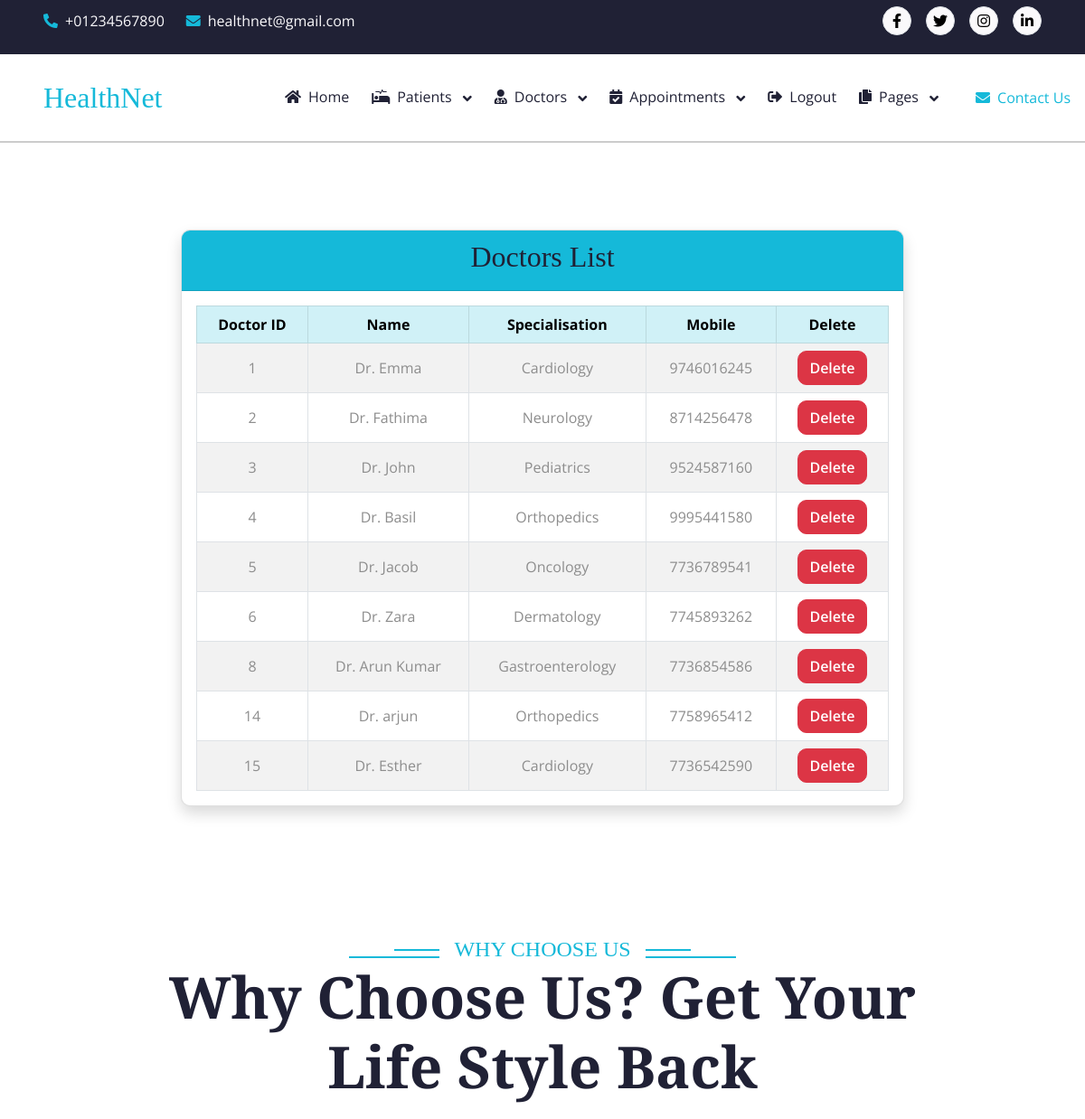
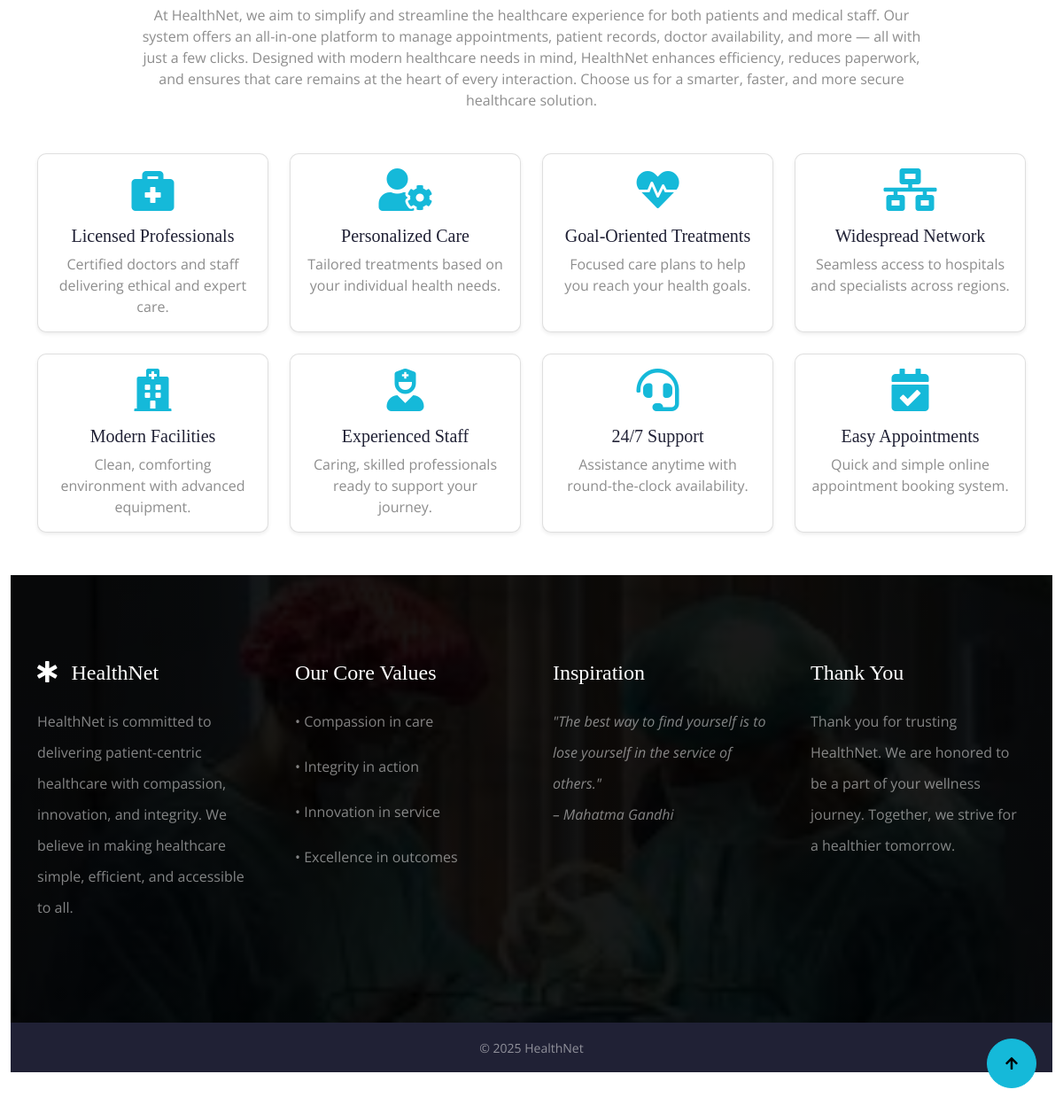
Screenshot of /hospital/view_doctor (signed in) with the database file from the repository (2 pictures, top to bottom).
### hospital/models.py (models this page shows, shortened)
class Doctor(models.Model):
    name=models.CharField(max_length=20)
    speciality = models.ForeignKey(Speciality, on_delete=models.CASCADE)
    mobile = models.BigIntegerField(unique=True)

class Speciality(models.Model):
    name = models.CharField(max_length=100, unique=True)
    description = models.TextField(blank=True, null=True)
    image = models.ImageField(upload_to='media/images', blank=True, null=True)
    def __str__(self):
        return self.name

### hospital/views.py (the view)
# urls.py: path('view_doctor', views.view_doctor, name='view_doctor'),
def view_doctor(request):
    if not request.user.is_staff:
        return redirect('login_view')
    doc=Doctor.objects.all()
    d={'doc':doc}
    return render(request,'view_doctor.html',d)

### templates/view_doctor.html (shortened to what this page needs)
{% extends 'base.html' %}
{% block content %}
<div class="container py-5 mt-5 d-flex justify-content-center" style="margin-top: 90px;">
    <div class="card shadow" style="width: 100%; max-width: 800px;">
        <div class="card-header text-center" style="background-color: var(--bs-primary); color: white; padding: 10px;">
            <h2>Doctors List</h2>
        </div>
        <div class="card-body">
            {% if doc %}
                <div class="table-responsive">
                    <table id="doctorTable" class="table table-bordered table-striped text-center align-middle" style="width: 100%; margin: 0 auto;">
                        <thead class="table-primary">
                            <tr>
                                <th>Doctor ID</th>
                                <th>Name</th>
                                <th>Specialisation</th>
                                <th>Mobile</th>
                                <th>Delete</th>
                            </tr>
                        </thead>
                        <tbody>
                            {% for doctor in doc %}
                            <tr>
                                <td>{{ doctor.id }}</td>
                                <td>Dr. {{ doctor.name }}</td>
                                <td>{{ doctor.speciality }}</td>
                                <td>{{ doctor.mobile }}</td>
                                <td>
                                     <a href="{% url 'hospital:delete_doctor' doctor.id %}" class="btn btn-danger" onclick="return confirm('Do you really want to delete this doctor?');">Delete</a>
                                 </td>
                            </tr>
                            {% endfor %}
                        </tbody>
                    </table>
                </div>
            {% else %}
                <p class="text-muted text-center mb-0">No doctors found.</p>
            {% endif %}
        </div>
    </div>
</div>
{% endblock %}

### templates/base.html (shortened to what this page needs)
<!DOCTYPE html>
{% load static %}
<html lang="en">
<head>
    <link rel="stylesheet" href="https://use.fontawesome.com/releases/v5.15.4/css/all.css" />
    <link href="https://cdn.jsdelivr.net/npm/bootstrap-icons@1.4.1/font/bootstrap-icons.css" rel="stylesheet">
    <link href="{% static 'lib/animate/animate.min.css' %}" rel="stylesheet">
    <link href="{% static 'lib/owlcarousel/assets/owl.carousel.min.css' %}" rel="stylesheet">
    <link href="{% static 'css/bootstrap.min.css' %}" rel="stylesheet">
    <link href="{% static 'css/style.css' %}" rel="stylesheet">
</head>
<body>
    <div class="sticky-top">
       <div class="container-fluid bg-dark px-5" style="height: 60px; position: relative; z-index: 1031;">
            <div class="row gx-0 align-items-center" style="height: 45px;">
                <div class="col-lg-8 text-center text-lg-start mb-lg-0">
                    <div class="d-flex flex-wrap">
                        <a href="#" class="text-light me-4">
                            <i class="fas fa-phone-alt text-primary me-2"></i>+01234567890
                        </a>
                        <a href="#" class="text-light me-0">
                            <i class="fas fa-envelope text-primary me-2"></i>healthnet@gmail.com
                        </a>
                    </div>
                </div>
                <div class="col-lg-4 text-center text-lg-end">
                    <div class="d-flex align-items-center justify-content-end">
                        <a href="#" class="btn btn-light btn-square border rounded-circle nav-fill me-3"><i class="fab fa-facebook-f"></i></a>
                        <a href="#" class="btn btn-light btn-square border rounded-circle nav-fill me-3"><i class="fab fa-twitter"></i></a>
                        <a href="#" class="btn btn-light btn-square border rounded-circle nav-fill me-3"><i class="fab fa-instagram"></i></a>
                        <a href="#" class="btn btn-light btn-square border rounded-circle nav-fill me-0"><i class="fab fa-linkedin-in"></i></a>
                    </div>
                </div>
            </div>
        </div>
        <nav class="navbar navbar-expand-lg bg-white navbar-light p-0" style="border-bottom: 2px solid #ccc; position: relative; z-index: 1032;">
    <a href="{% url 'home' %}" class="navbar-brand d-flex align-items-center px-4 px-lg-5">
        <h2 class="m-0 text-primary">HealthNet</h2>
    </a>
    <div class="collapse navbar-collapse" id="navbarCollapse">
        <div class="navbar-nav ms-auto py-0">
            <a href="{% url 'home' %}" class="nav-item nav-link">
                <i class="fas fa-home me-2"></i>Home
            </a>
            {% if request.user.is_authenticated %}
                {% if request.user.is_staff %}
                    <div class="nav-item dropdown">
                        <a href="#" class="nav-link dropdown-toggle" data-bs-toggle="dropdown">
                            <i class="fas fa-procedures me-2"></i>Patients
                        </a>
                    </div>
                    <div class="nav-item dropdown">
                        <a href="#" class="nav-link dropdown-toggle" data-bs-toggle="dropdown">
                            <i class="fas fa-user-md me-2"></i>Doctors
                        </a>
                    </div>
                    <div class="nav-item dropdown">
                        <a href="#" class="nav-link dropdown-toggle" data-bs-toggle="dropdown">
                            <i class="fas fa-calendar-check me-2"></i>Appointments
                        </a>
                    </div>
                {% endif %}
                <a href="{% url 'logout_view' %}" class="nav-item nav-link">
                    <i class="fas fa-sign-out-alt me-2"></i>Logout
                </a>
             {% if request.user.is_authenticated %}
    <div class="nav-item dropdown">
        <a href="#" class="nav-link dropdown-toggle" data-bs-toggle="dropdown">
            <i class="fas fa-copy me-2"></i>Pages
        </a>
    </div>
{% endif %}
        </div>
    </div>
            {% endif %}
            <a href="{% url 'hospital:contact' %}" class="nav-item nav-link">
                <i class="fas fa-envelope me-2"></i>Contact Us
            </a>
        </div>
    <div class="container-fluid">
        {% block content %}
        {% endblock %}
    </div>
<div class="container-fluid feature py-5">
    <div class="container py-5">
        <div class="section-title mb-5 wow fadeInUp" data-wow-delay="0.1s">
            <div class="sub-style">
                <h4 class="sub-title px-3 mb-0">Why Choose Us</h4>
            </div>
            <h1 class="display-3 mb-4">Why Choose Us? Get Your Life Style Back</h1>
            <p class="mb-0">
                At HealthNet, we aim to simplify and streamline the healthcare experience for both patients and medical staff. Our system offers an all-in-one platform to manage appointments, patient records, doctor availability, and more — all with just a few clicks. Designed with modern healthcare needs in mind, HealthNet enhances efficiency, reduces paperwork, and ensures that care remains at the heart of every interaction. Choose us for a smarter, faster, and more secure healthcare solution.
            </p>
        </div>
        <div class="row row-cols-1 row-cols-md-2 row-cols-lg-4 g-4">
  <div class="col">
    <div class="card h-100 shadow-sm">
      <div class="card-body text-center">
        <i class="fas fa-briefcase-medical fa-3x text-primary mb-3"></i>
        <h5 class="card-title">Licensed Professionals</h5>
        <p class="card-text">Certified doctors and staff delivering ethical and expert care.</p>
      </div>
    </div>
  </div>
  <div class="col">
    <div class="card h-100 shadow-sm">
      <div class="card-body text-center">
        <i class="fas fa-user-cog fa-3x text-primary mb-3"></i>
        <h5 class="card-title">Personalized Care</h5>
        <p class="card-text">Tailored treatments based on your individual health needs.</p>
      </div>
    </div>
  </div>
  <div class="col">
    <div class="card h-100 shadow-sm">
      <div class="card-body text-center">
        <i class="fas fa-heartbeat fa-3x text-primary mb-3"></i>
        <h5 class="card-title">Goal-Oriented Treatments</h5>
        <p class="card-text">Focused care plans to help you reach your health goals.</p>
      </div>
    </div>
  </div>
  <div class="col">
    <div class="card h-100 shadow-sm">
      <div class="card-body text-center">
        <i class="fas fa-network-wired fa-3x text-primary mb-3"></i>
        <h5 class="card-title">Widespread Network</h5>
        <p class="card-text">Seamless access to hospitals and specialists across regions.</p>
      </div>
    </div>
  </div>
  <div class="col">
    <div class="card h-100 shadow-sm">
      <div class="card-body text-center">
        <i class="fas fa-hospital fa-3x text-primary mb-3"></i>
        <h5 class="card-title">Modern Facilities</h5>
        <p class="card-text">Clean, comforting environment with advanced equipment.</p>
      </div>
    </div>
  </div>
  <div class="col">
    <div class="card h-100 shadow-sm">
      <div class="card-body text-center">
        <i class="fas fa-user-nurse fa-3x text-primary mb-3"></i>
        <h5 class="card-title">Experienced Staff</h5>
        <p class="card-text">Caring, skilled professionals ready to support your journey.</p>
      </div>
    </div>
  </div>
  <div class="col">
    <div class="card h-100 shadow-sm">
      <div class="card-body text-center">
        <i class="fas fa-headset fa-3x text-primary mb-3"></i>
        <h5 class="card-title">24/7 Support</h5>
        <p class="card-text">Assistance anytime with round-the-clock availability.</p>
      </div>
    </div>
  </div>
  <div class="col">
    <div class="card h-100 shadow-sm">
      <div class="card-body text-center">
        <i class="fas fa-calendar-check fa-3x text-primary mb-3"></i>
        <h5 class="card-title">Easy Appointments</h5>
        <p class="card-text">Quick and simple online appointment booking system.</p>
      </div>
    </div>
  </div>
        </div>
    </div>
<div class="container-fluid footer py-5 wow fadeIn" data-wow-delay="0.2s">
    <div class="container py-5">
        <div class="row g-5">
            <div class="col-md-6 col-lg-6 col-xl-3">
                <div class="footer-item d-flex flex-column">
                    <h4 class="text-white mb-4"><i class="fas fa-star-of-life me-3"></i>HealthNet</h4>
                    <p class="text-white-50">
                        HealthNet is committed to delivering patient-centric healthcare with compassion, innovation, and integrity. We believe in making healthcare simple, efficient, and accessible to all.
                    </p>
                </div>
            </div>
            <div class="col-md-6 col-lg-6 col-xl-3">
                <div class="footer-item d-flex flex-column">
                    <h4 class="mb-4 text-white">Our Core Values</h4>
                    <p class="text-white-50">• Compassion in care</p>
                    <p class="text-white-50">• Integrity in action</p>
                    <p class="text-white-50">• Innovation in service</p>
                    <p class="text-white-50">• Excellence in outcomes</p>
                </div>
            </div>
            <div class="col-md-6 col-lg-6 col-xl-3">
                <div class="footer-item d-flex flex-column">
                    <h4 class="mb-4 text-white">Inspiration</h4>
                    <p class="text-white-50 fst-italic">
                        "The best way to find yourself is to lose yourself in the service of others." <br> – Mahatma Gandhi
                    </p>
                </div>
            </div>
            <div class="col-md-6 col-lg-6 col-xl-3">
                <div class="footer-item d-flex flex-column">
                    <h4 class="mb-4 text-white">Thank You</h4>
                    <p class="text-white-50">
                        Thank you for trusting HealthNet. We are honored to be a part of your wellness journey. Together, we strive for a healthier tomorrow.
                    </p>
                </div>
            </div>
        </div>
    </div>
</div>
<div class="container-fluid copyright py-3 bg-dark">
    <div class="container text-center">
        <small class="text-white-50">
            © 2025 HealthNet
        </small>
    </div>
</div>
                    </div>
        <a href="#" class="btn btn-primary btn-lg-square back-to-top"><i class="fa fa-arrow-up"></i></a>
</body>
</html>

### static/css/style.css (style rules this page uses)
.back-to-top { position: fixed; right: 30px; bottom: 30px; display: flex; width: 45px; height: 45px; align-items: center; justify-content: center; transition: 0.5s; z-index: 99; }
.btn { font-weight: 600; transition: .5s; }
.btn-square { width: 32px; height: 32px; }
.btn-lg-square { width: 56px; height: 56px; }
.btn-square, .btn-sm-square, .btn-md-square, .btn-lg-square { padding: 0; display: flex; align-items: center; justify-content: center; font-weight: normal; border-radius: 50%; }
.btn.btn-primary { box-shadow: inset 0 0 0 0 var(--bs-primary); }
.btn.btn-light { box-shadow: inset 0 0 0 0 var(--bs-primary); }
.section-title { max-width: 900px; text-align: center; margin: 0 auto; }
.section-title .sub-style { position: relative; display: inline-block; text-transform: uppercase; color: var(--bs-primary); }
.section-title .sub-style::before { content: ""; width: 100px; position: absolute; top: 50%; left: 0; transform: translateY(-50%); margin-top: 8px; margin-left: -100px; border: 1px solid var(--bs-primary) !important; }
.section-title .sub-style::after { content: ""; width: 50px; position: absolute; top: 50%; left: 0; transform: translateY(-50%); margin-bottom: 5px; margin-left: -50px; border: 1px solid var(--bs-primary) !important; }
.sub-title { position: relative; display: inline-block; text-transform: uppercase; color: var(--bs-primary); }
.sub-title::before { content: ""; width: 100px; position: absolute; top: 50%; right: 0; transform: translateY(-50%); margin-top: 8px; margin-right: -100px; border: 1px solid var(--bs-primary) !important; }
.sub-title::after { content: ""; width: 50px; position: absolute; top: 50%; right: 0; transform: translateY(-50%); margin-bottom: 8px; margin-right: -50px; border: 1px solid var(--bs-primary) !important; }
.navbar-light .navbar-nav .nav-link { font-family: 'Open Sans', sans-serif; position: relative; margin-right: 25px; padding: 35px 0; color: var(--bs-dark) !important; font-size: 16px; font-weight: 400; outline: none; transition: .5s; }
.navbar .dropdown-toggle::after { border: none; content: "\f107"; font-family: "Font Awesome 5 Free"; font-weight: 600; vertical-align: middle; margin-left: 8px; }
@media (min-width: 992px) { .navbar-light { position: absolute; width: 100%; top: 0; left: 0; border-bottom: 1px solid rgba(255, 255, 255, .1); z-index: 999; } }
@media (min-width: 992px) { .navbar-light .navbar-nav .nav-link::before { position: absolute; content: ""; width: 0; height: 2px; bottom: -1px; left: 50%; background: var(--bs-primary); transition: .5s; } }
.footer { background: linear-gradient(rgba(0, 0, 0, 0.9), rgba(0, 0, 0, 0.9)), url(../img/imagesss.jpg); background-position: center center; background-repeat: no-repeat; background-size: cover; }
.footer .footer-item p { line-height: 35px; }
.copyright { background: var(--bs-dark) !important; }

### templates/base.html (style rules this page uses)
body { padding-top: 0; }

### templates/view_doctor.html (style rules this page uses)
#doctorTable { width: 100%; margin: 0 auto; }

### rows the page displays
Doctor: id "1", name "Emma", speciality "Cardiology", mobile "9746016245"
Doctor: id "2", name "Fathima", speciality "Neurology", mobile "8714256478"
Doctor: id "3", name "John", speciality "Pediatrics", mobile "9524587160"
Doctor: id "4", name "Basil", speciality "Orthopedics", mobile "9995441580"
Doctor: id "5", name "Jacob", speciality "Oncology", mobile "7736789541"
Doctor: id "6", name "Zara", speciality "Dermatology", mobile "7745893262"
Doctor: id "8", name "Arun Kumar", speciality "Gastroenterology", mobile "7736854586"
Doctor: id "14", name "arjun", speciality "Orthopedics", mobile "7758965412"
Doctor: id "15", name "Esther", speciality "Cardiology", mobile "7736542590"
